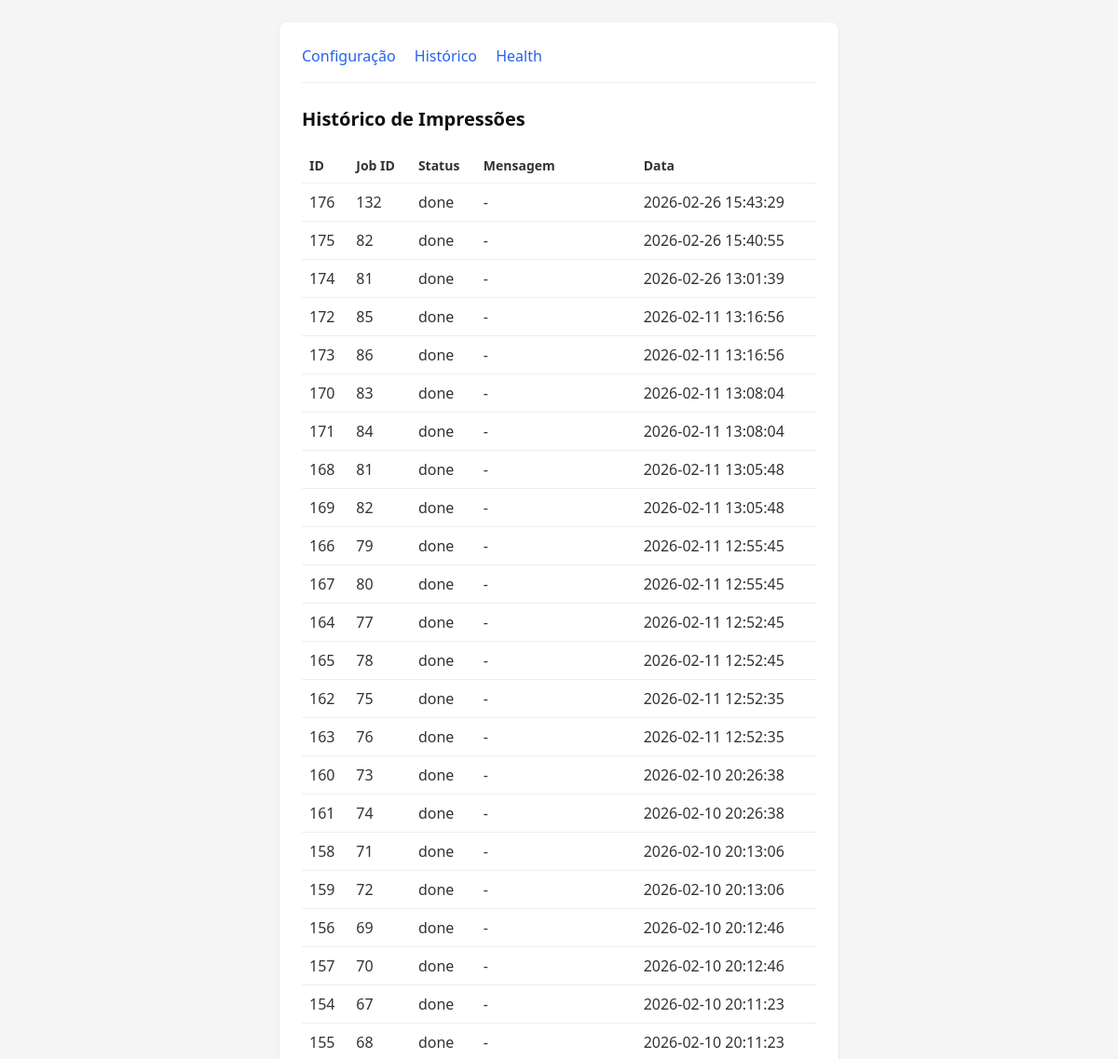
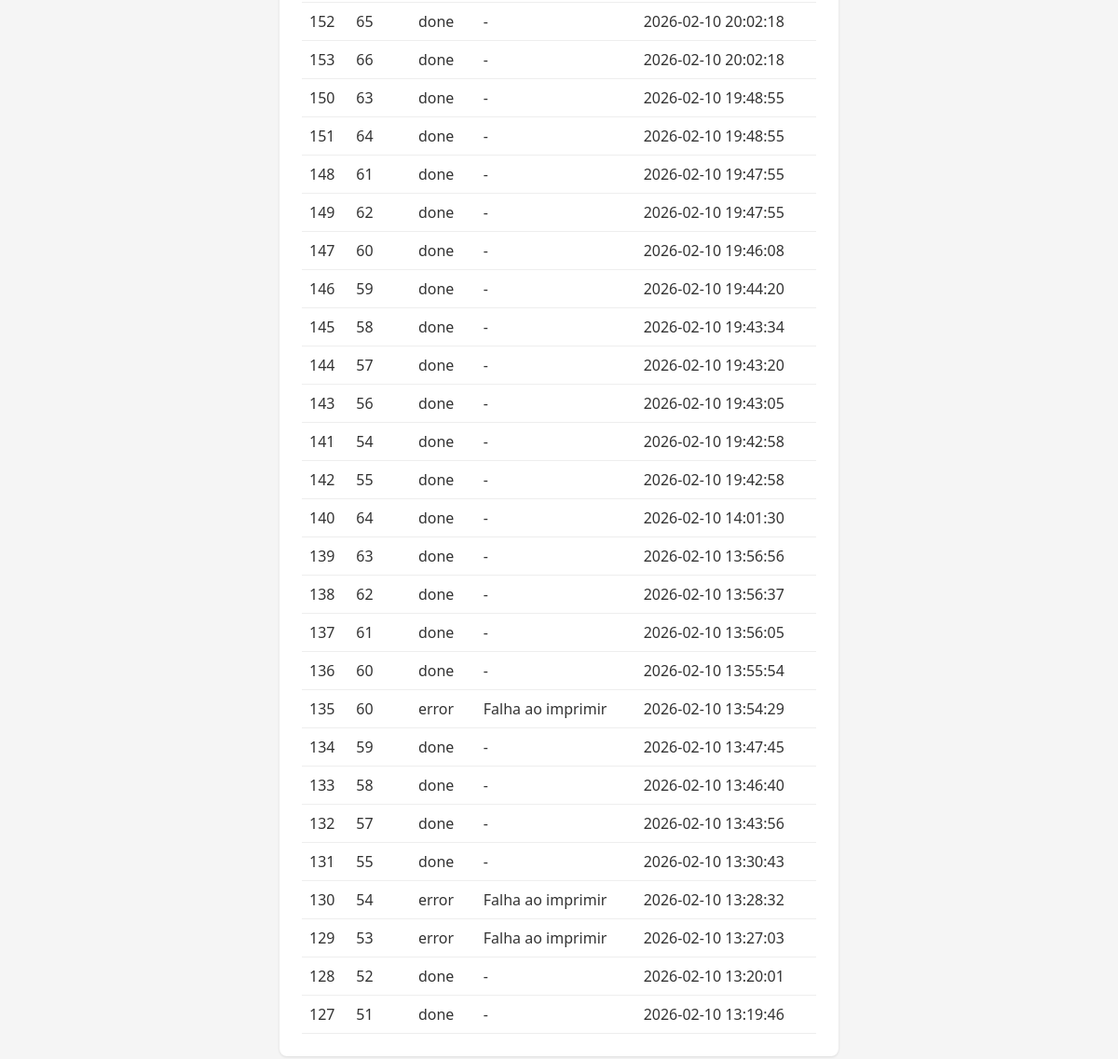
Page /logs on the earlier database version (2 pictures, top to bottom).
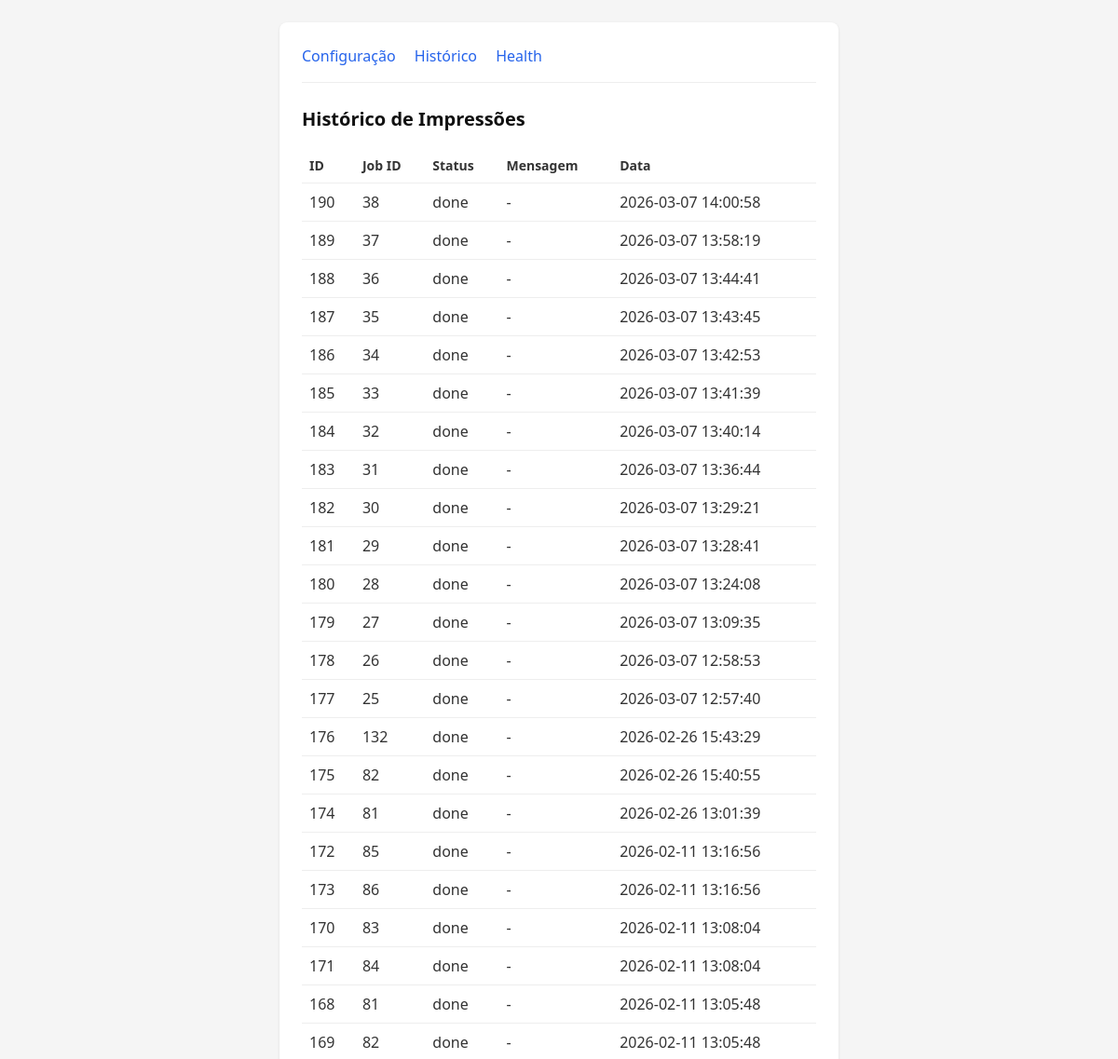
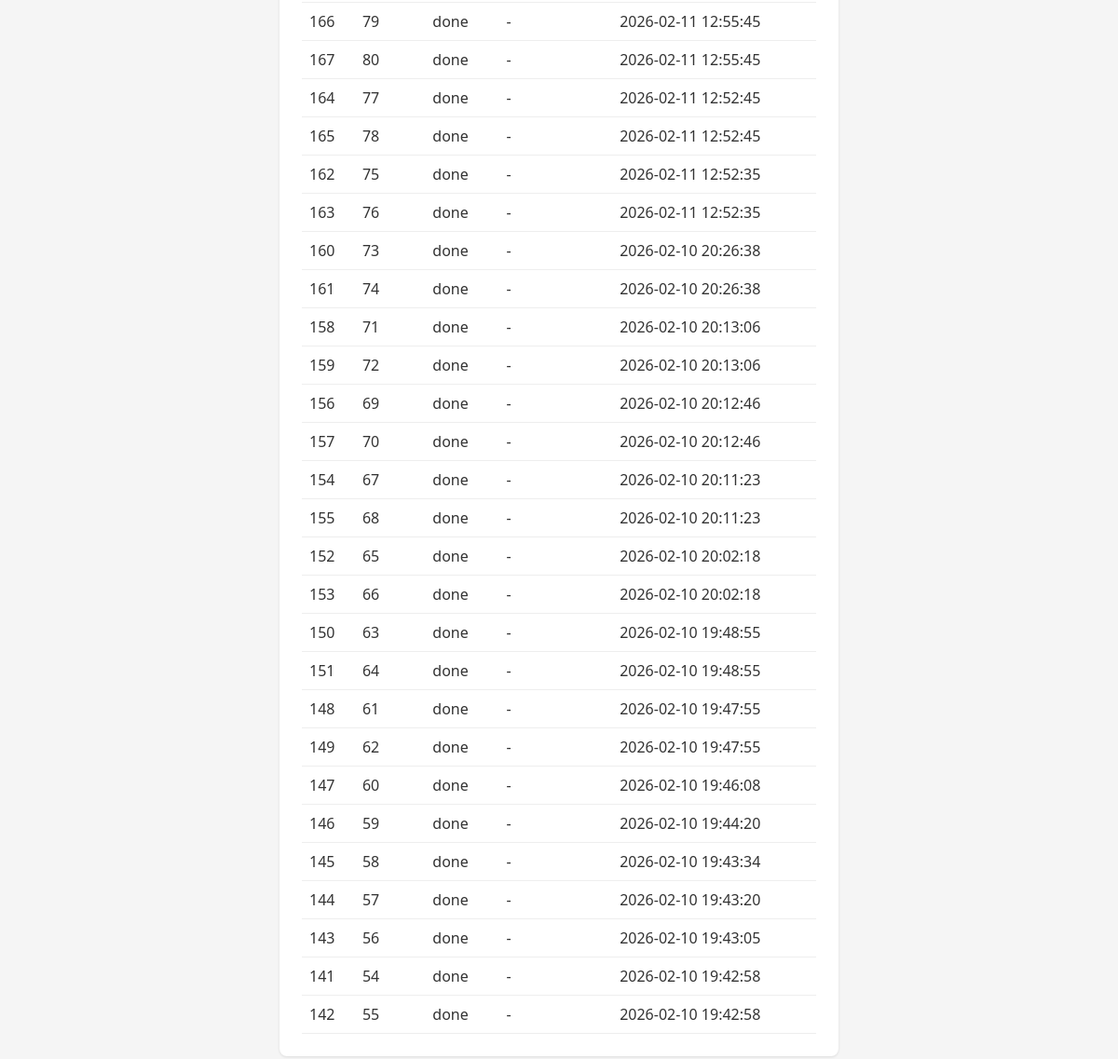
Same page on the later database version (2 pictures, top to bottom).
### tables this page shows
CREATE TABLE print_logs (
                id INTEGER PRIMARY KEY AUTOINCREMENT,
                job_id INTEGER NOT NULL,
                status TEXT NOT NULL,
                message TEXT,
                created_at TIMESTAMP DEFAULT CURRENT_TIMESTAMP
            );

### app.py (the view)
@app.route("/logs")
def logs():
    logs_list = db.get_print_logs(limit=50)
    return render_template("logs.html", logs=logs_list)

### db.py (called while the page is built)
def _get_connection():
    if not DatabaseRecovery.validate_db_connection(DB_FILE):
        print(f"[WARN] Problema detectado no banco de dados. Tentando recuperar...")
        DatabaseRecovery.backup_db(DB_FILE)
    conn = sqlite3.connect(DB_FILE, timeout=10.0)  # Timeout aumentado
    conn.row_factory = sqlite3.Row
    conn.execute("PRAGMA journal_mode=WAL")
    return conn

def get_print_logs(limit: int = 50) -> list:
    conn = _get_connection()
    try:
        cursor = conn.execute(
            "SELECT id, job_id, status, message, created_at FROM print_logs "
            "ORDER BY created_at DESC LIMIT ?",
            (limit,),
        )
        return [
            {
                "id": row[0],
                "job_id": row[1],
                "status": row[2],
                "message": row[3] or "",
                "created_at": row[4],
            }
            for row in cursor.fetchall()
        ]
    finally:
        conn.close()

### templates/logs.html (shortened to what this page needs)
{% extends "base.html" %}
{% block content %}
<h1>Histórico de Impressões</h1>
{% if logs %}
<table>
    <thead>
        <tr>
            <th>ID</th>
            <th>Job ID</th>
            <th>Status</th>
            <th>Mensagem</th>
            <th>Data</th>
        </tr>
    </thead>
    <tbody>
        {% for log in logs %}
        <tr>
            <td>{{ log.id }}</td>
            <td>{{ log.job_id }}</td>
            <td>{{ log.status }}</td>
            <td>{{ log.message or '-' }}</td>
            <td>{{ log.created_at }}</td>
        </tr>
        {% endfor %}
    </tbody>
</table>
{% else %}
<p>Nenhum registro de impressão ainda.</p>
{% endif %}
{% endblock %}

Differences in the rows shown:
no longer on this page (row unchanged): print_logs: id "140", job_id "64", status "done", message "-", created_at "2026-02-10 14:01:30"
no longer on this page (row unchanged): print_logs: id "139", job_id "63", status "done", message "-", created_at "2026-02-10 13:56:56"
no longer on this page (row unchanged): print_logs: id "138", job_id "62", status "done", message "-", created_at "2026-02-10 13:56:37"
no longer on this page (row unchanged): print_logs: id "137", job_id "61", status "done", message "-", created_at "2026-02-10 13:56:05"
no longer on this page (row unchanged): print_logs: id "136", job_id "60", status "done", message "-", created_at "2026-02-10 13:55:54"
no longer on this page (row unchanged): print_logs: id "135", job_id "60", status "error", message "Falha ao imprimir", created_at "2026-02-10 13:54:29"
no longer on this page (row unchanged): print_logs: id "134", job_id "59", status "done", message "-", created_at "2026-02-10 13:47:45"
no longer on this page (row unchanged): print_logs: id "133", job_id "58", status "done", message "-", created_at "2026-02-10 13:46:40"
no longer on this page (row unchanged): print_logs: id "132", job_id "57", status "done", message "-", created_at "2026-02-10 13:43:56"
no longer on this page (row unchanged): print_logs: id "131", job_id "55", status "done", message "-", created_at "2026-02-10 13:30:43"
no longer on this page (row unchanged): print_logs: id "130", job_id "54", status "error", message "Falha ao imprimir", created_at "2026-02-10 13:28:32"
no longer on this page (row unchanged): print_logs: id "129", job_id "53", status "error", message "Falha ao imprimir", created_at "2026-02-10 13:27:03"
no longer on this page (row unchanged): print_logs: id "128", job_id "52", status "done", message "-", created_at "2026-02-10 13:20:01"
no longer on this page (row unchanged): print_logs: id "127", job_id "51", status "done", message "-", created_at "2026-02-10 13:19:46"
added print_logs: id "190", job_id "38", status "done", message "-", created_at "2026-03-07 14:00:58"
added print_logs: id "189", job_id "37", status "done", message "-", created_at "2026-03-07 13:58:19"
added print_logs: id "188", job_id "36", status "done", message "-", created_at "2026-03-07 13:44:41"
added print_logs: id "187", job_id "35", status "done", message "-", created_at "2026-03-07 13:43:45"
added print_logs: id "186", job_id "34", status "done", message "-", created_at "2026-03-07 13:42:53"
added print_logs: id "185", job_id "33", status "done", message "-", created_at "2026-03-07 13:41:39"
added print_logs: id "184", job_id "32", status "done", message "-", created_at "2026-03-07 13:40:14"
added print_logs: id "183", job_id "31", status "done", message "-", created_at "2026-03-07 13:36:44"
added print_logs: id "182", job_id "30", status "done", message "-", created_at "2026-03-07 13:29:21"
added print_logs: id "181", job_id "29", status "done", message "-", created_at "2026-03-07 13:28:41"
added print_logs: id "180", job_id "28", status "done", message "-", created_at "2026-03-07 13:24:08"
added print_logs: id "179", job_id "27", status "done", message "-", created_at "2026-03-07 13:09:35"
added print_logs: id "178", job_id "26", status "done", message "-", created_at "2026-03-07 12:58:53"
added print_logs: id "177", job_id "25", status "done", message "-", created_at "2026-03-07 12:57:40"
